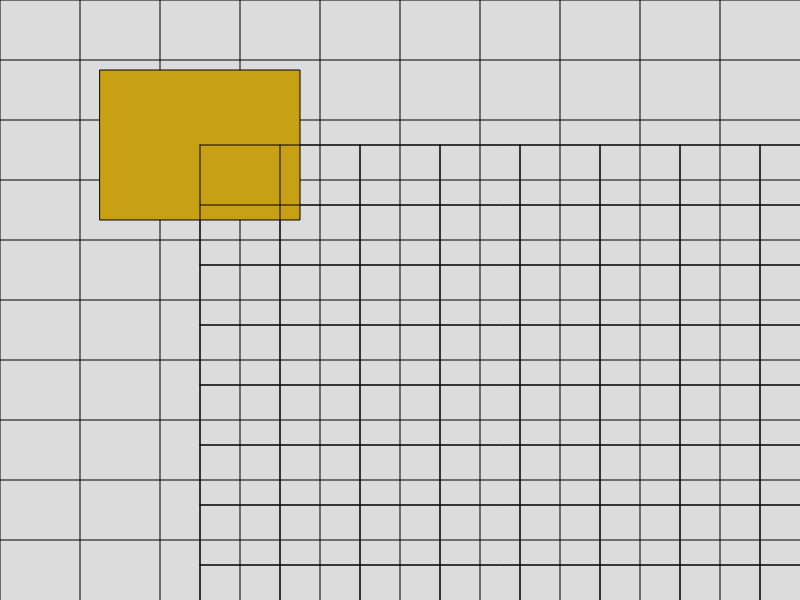
Frame 1 (no input)
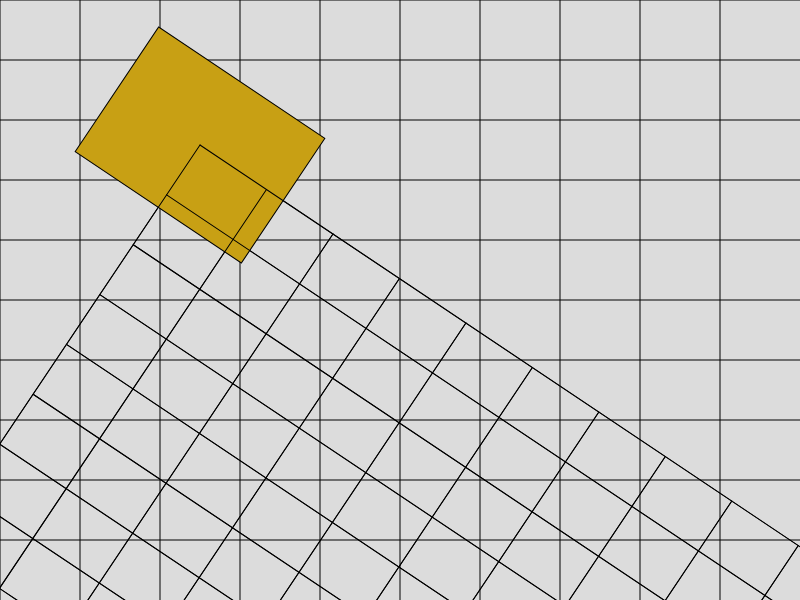
Frame 60 (no input)
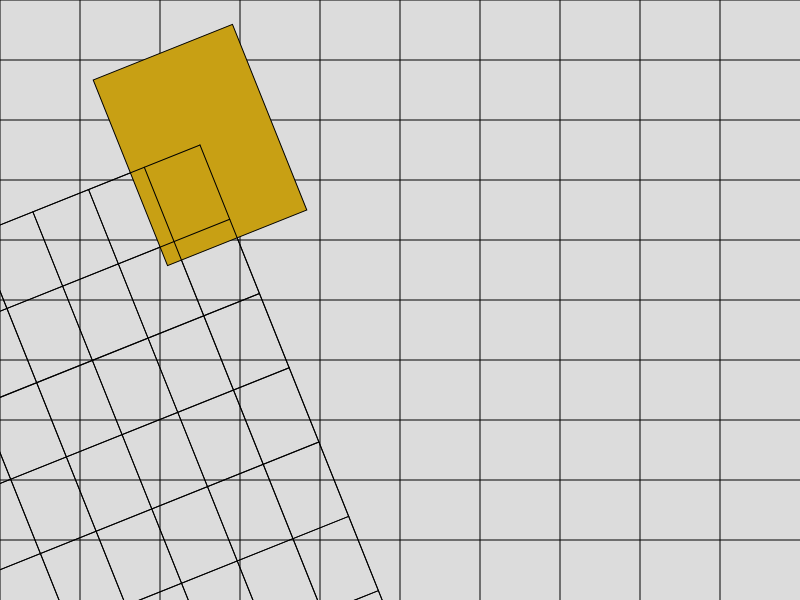
Frame 120 (the mouse pressed at the canvas centre since frame 60)

The p5.js sketch that drew these frames (run headless with seeded random() and noise() and a simulated clock; from frame 60 on, the mouse is pressed at the canvas centre):

// p5.js sketch
// ── sketch.js
function setup() {
    createCanvas(800, 600);
    angle = 0;
}

function draw() {
    background(220);
    makeGrid()

   

    //transform
    push()
    translate(100+100, 70+75)
    rotate(angle)
    makeGrid()
     //draw rect;
    fill(200,160,20)
    rect(-100, -75, 200, 150)
    makeGrid()
    pop()
    angle += 0.01;
    
}

function makeGrid(gridRes = 10) {
    let xVal = width/gridRes
    for(let x = 0; x < gridRes; x++) {
        line(xVal * x, 0, xVal * x, height);
        
    }

    let yVal = height/gridRes
    for(let y = 0; y < gridRes; y++) {
        line(0, yVal * y, width, yVal * y);
    }

}

// ── sketch1.js
function setup() {
    createCanvas(800, 600, document.getElementById('sk1'));
    angle = 0;
}

function draw() {
    background(220);
    makeGrid()

   

    //transform
    push()
    translate(100+100, 70+75)
    rotate(angle)
    makeGrid()
     //draw rect;
    fill(200,160,20)
    rect(-100, -75, 200, 150)
    makeGrid()
    pop()
    angle += 0.01;
    
}

function makeGrid(gridRes = 10) {
    let xVal = width/gridRes
    for(let x = 0; x < gridRes; x++) {
        line(xVal * x, 0, xVal * x, height);
        
    }

    let yVal = height/gridRes
    for(let y = 0; y < gridRes; y++) {
        line(0, yVal * y, width, yVal * y);
    }

}

// ── sketch2.js
const numCircles = 10;
let radius;
let strWeight = 20;
let aWidth;
let aHeight;


function setup() {
    createCanvas(800, 800, document.getElementById('sk2'));

    colorMode(HSB, TWO_PI, 1, 1, 1);
    radius = width*0.1
  
}

function draw() {
    background("black");
    noFill();
    
    for(let i = 0; i < numCircles; i++) {
        stroke( TWO_PI/ numCircles * i, 0.8, 0.8 );
        strokeWeight(strWeight);
        aWidth = radius*2 + (strWeight* i* 2);
        aHeight = aWidth;

        push();
        translate(width*0.5, height*0.5);
        rotate(sin(millis()*0.001 * (i*0.5 +1)));
        arc(0, 0, aWidth, aHeight, 3/4 * PI, 1/4 * PI);

        pop();
    }
}
